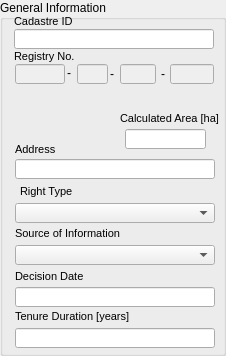
    <widget class="QGroupBox" name="leaseDetailsGBox_5">
     <property name="geometry">
      <rect>
       <x>0</x>
       <y>3</y>
       <width>226</width>
       <height>356</height>
      </rect>
     </property>
     <property name="title">
      <string>General Information</string>
     </property>
     <widget class="QLabel" name="numberLabel_5">
      <property name="geometry">
       <rect>
        <x>14</x>
        <y>8</y>
        <width>200</width>
        <height>20</height>
       </rect>
      </property>
      <property name="minimumSize">
       <size>
        <width>0</width>
        <height>20</height>
       </size>
      </property>
      <property name="maximumSize">
       <size>
        <width>16777215</width>
        <height>20</height>
       </size>
      </property>
      <property name="font">
       <font>
        <pointsize>8</pointsize>
       </font>
      </property>
      <property name="text">
       <string>Cadastre ID</string>
      </property>
      <property name="alignment">
       <set>Qt::AlignBottom|Qt::AlignLeading|Qt::AlignLeft</set>
      </property>
     </widget>
     <widget class="QLabel" name="purposeLabel_5">
      <property name="geometry">
       <rect>
        <x>15</x>
        <y>220</y>
        <width>200</width>
        <height>20</height>
       </rect>
      </property>
      <property name="minimumSize">
       <size>
        <width>0</width>
        <height>20</height>
       </size>
      </property>
      <property name="maximumSize">
       <size>
        <width>16777215</width>
        <height>20</height>
       </size>
      </property>
      <property name="font">
       <font>
        <pointsize>8</pointsize>
       </font>
      </property>
      <property name="text">
       <string>Source of Information</string>
      </property>
      <property name="alignment">
       <set>Qt::AlignBottom|Qt::AlignLeading|Qt::AlignLeft</set>
      </property>
     </widget>
     <widget class="QLabel" name="applicationDateLabel_36">
      <property name="geometry">
       <rect>
        <x>14</x>
        <y>43</y>
        <width>200</width>
        <height>20</height>
       </rect>
      </property>
      <property name="minimumSize">
       <size>
        <width>0</width>
        <height>20</height>
       </size>
      </property>
      <property name="maximumSize">
       <size>
        <width>16777215</width>
        <height>20</height>
       </size>
      </property>
      <property name="font">
       <font>
        <pointsize>8</pointsize>
       </font>
      </property>
      <property name="text">
       <string>Registry No.</string>
      </property>
      <property name="alignment">
       <set>Qt::AlignBottom|Qt::AlignLeading|Qt::AlignLeft</set>
      </property>
     </widget>
     <widget class="QComboBox" name="a_source_cbox">
      <property name="geometry">
       <rect>
        <x>15</x>
        <y>245</y>
        <width>200</width>
        <height>20</height>
       </rect>
      </property>
      <property name="minimumSize">
       <size>
        <width>0</width>
        <height>20</height>
       </size>
      </property>
      <property name="maximumSize">
       <size>
        <width>16777215</width>
        <height>20</height>
       </size>
      </property>
     </widget>
     <widget class="QLabel" name="applicationDateLabel_37">
      <property name="geometry">
       <rect>
        <x>20</x>
        <y>178</y>
        <width>200</width>
        <height>20</height>
       </rect>
      </property>
      <property name="minimumSize">
       <size>
        <width>0</width>
        <height>20</height>
       </size>
      </property>
      <property name="maximumSize">
       <size>
        <width>16777215</width>
        <height>20</height>
       </size>
      </property>
      <property name="font">
       <font>
        <pointsize>8</pointsize>
       </font>
      </property>
      <property name="text">
       <string>Right Type</string>
      </property>
      <property name="alignment">
       <set>Qt::AlignBottom|Qt::AlignLeading|Qt::AlignLeft</set>
      </property>
     </widget>
     <widget class="QLabel" name="beginDateLabel_5">
      <property name="geometry">
       <rect>
        <x>15</x>
        <y>263</y>
        <width>200</width>
        <height>20</height>
       </rect>
      </property>
      <property name="minimumSize">
       <size>
        <width>0</width>
        <height>20</height>
       </size>
      </property>
      <property name="maximumSize">
       <size>
        <width>16777215</width>
        <height>20</height>
       </size>
      </property>
      <property name="font">
       <font>
        <pointsize>8</pointsize>
       </font>
      </property>
      <property name="text">
       <string>Decision Date</string>
      </property>
      <property name="alignment">
       <set>Qt::AlignBottom|Qt::AlignLeading|Qt::AlignLeft</set>
      </property>
     </widget>
     <widget class="QLineEdit" name="a_duration_edit">
      <property name="geometry">
       <rect>
        <x>15</x>
        <y>328</y>
        <width>200</width>
        <height>20</height>
       </rect>
      </property>
      <property name="minimumSize">
       <size>
        <width>0</width>
        <height>20</height>
       </size>
      </property>
      <property name="maximumSize">
       <size>
        <width>16777215</width>
        <height>20</height>
       </size>
      </property>
      <property name="font">
       <font>
        <pointsize>8</pointsize>
       </font>
      </property>
      <property name="readOnly">
       <bool>true</bool>
      </property>
     </widget>
     <widget class="QLabel" name="applicationDateLabel_38">
      <property name="geometry">
       <rect>
        <x>15</x>
        <y>303</y>
        <width>200</width>
        <height>20</height>
       </rect>
      </property>
      <property name="minimumSize">
       <size>
        <width>0</width>
        <height>20</height>
       </size>
      </property>
      <property name="maximumSize">
       <size>
        <width>16777215</width>
        <height>20</height>
       </size>
      </property>
      <property name="font">
       <font>
        <pointsize>8</pointsize>
       </font>
      </property>
      <property name="text">
       <string>Tenure Duration [years]</string>
      </property>
      <property name="alignment">
       <set>Qt::AlignBottom|Qt::AlignLeading|Qt::AlignLeft</set>
      </property>
     </widget>
     <widget class="QLineEdit" name="a_cadastreId_edit">
      <property name="geometry">
       <rect>
        <x>14</x>
        <y>29</y>
        <width>200</width>
        <height>20</height>
       </rect>
      </property>
      <property name="minimumSize">
       <size>
        <width>0</width>
        <height>20</height>
       </size>
      </property>
      <property name="maximumSize">
       <size>
        <width>16777215</width>
        <height>20</height>
       </size>
      </property>
      <property name="font">
       <font>
        <pointsize>8</pointsize>
       </font>
      </property>
      <property name="readOnly">
       <bool>true</bool>
      </property>
     </widget>
     <widget class="QComboBox" name="a_right_type_cbox">
      <property name="geometry">
       <rect>
        <x>15</x>
        <y>203</y>
        <width>200</width>
        <height>20</height>
       </rect>
      </property>
      <property name="minimumSize">
       <size>
        <width>0</width>
        <height>20</height>
       </size>
      </property>
      <property name="maximumSize">
       <size>
        <width>16777215</width>
        <height>20</height>
       </size>
      </property>
     </widget>
     <widget class="QLineEdit" name="a_calculated_area_edit">
      <property name="geometry">
       <rect>
        <x>125</x>
        <y>129</y>
        <width>81</width>
        <height>20</height>
       </rect>
      </property>
      <property name="minimumSize">
       <size>
        <width>0</width>
        <height>20</height>
       </size>
      </property>
      <property name="maximumSize">
       <size>
        <width>16777215</width>
        <height>20</height>
       </size>
      </property>
      <property name="font">
       <font>
        <pointsize>8</pointsize>
       </font>
      </property>
      <property name="readOnly">
       <bool>true</bool>
      </property>
     </widget>
     <widget class="QLabel" name="applicationDateLabel_39">
      <property name="geometry">
       <rect>
        <x>120</x>
        <y>105</y>
        <width>106</width>
        <height>20</height>
       </rect>
      </property>
      <property name="minimumSize">
       <size>
        <width>0</width>
        <height>20</height>
       </size>
      </property>
      <property name="maximumSize">
       <size>
        <width>16777215</width>
        <height>20</height>
       </size>
      </property>
      <property name="font">
       <font>
        <pointsize>8</pointsize>
       </font>
      </property>
      <property name="text">
       <string>Calculated Area [ha]</string>
      </property>
      <property name="alignment">
       <set>Qt::AlignBottom|Qt::AlignLeading|Qt::AlignLeft</set>
      </property>
     </widget>
     <widget class="QLabel" name="applicationDateLabel_40">
      <property name="geometry">
       <rect>
        <x>15</x>
        <y>136</y>
        <width>200</width>
        <height>20</height>
       </rect>
      </property>
      <property name="minimumSize">
       <size>
        <width>0</width>
        <height>20</height>
       </size>
      </property>
      <property name="maximumSize">
       <size>
        <width>16777215</width>
        <height>20</height>
       </size>
      </property>
      <property name="font">
       <font>
        <pointsize>8</pointsize>
       </font>
      </property>
      <property name="text">
       <string>Address</string>
      </property>
      <property name="alignment">
       <set>Qt::AlignBottom|Qt::AlignLeading|Qt::AlignLeft</set>
      </property>
     </widget>
     <widget class="QLineEdit" name="a_address_edit">
      <property name="geometry">
       <rect>
        <x>15</x>
        <y>159</y>
        <width>200</width>
        <height>20</height>
       </rect>
      </property>
      <property name="minimumSize">
       <size>
        <width>0</width>
        <height>20</height>
       </size>
      </property>
      <property name="maximumSize">
       <size>
        <width>16777215</width>
        <height>20</height>
       </size>
      </property>
      <property name="font">
       <font>
        <pointsize>8</pointsize>
       </font>
      </property>
      <property name="readOnly">
       <bool>true</bool>
      </property>
     </widget>
     <widget class="QLineEdit" name="a_decision_date_edit">
      <property name="geometry">
       <rect>
        <x>15</x>
        <y>287</y>
        <width>200</width>
        <height>20</height>
       </rect>
      </property>
      <property name="minimumSize">
       <size>
        <width>0</width>
        <height>20</height>
       </size>
      </property>
      <property name="maximumSize">
       <size>
        <width>16777215</width>
        <height>20</height>
       </size>
      </property>
      <property name="font">
       <font>
        <pointsize>8</pointsize>
       </font>
      </property>
      <property name="readOnly">
       <bool>true</bool>
      </property>
     </widget>
     <widget class="QLineEdit" name="agriculture_num_first_edit">
      <property name="enabled">
       <bool>false</bool>
      </property>
      <property name="geometry">
       <rect>
        <x>15</x>
        <y>64</y>
        <width>50</width>
        <height>20</height>
       </rect>
      </property>
     </widget>
     <widget class="QLabel" name="label_52">
      <property name="geometry">
       <rect>
        <x>67</x>
        <y>65</y>
        <width>16</width>
        <height>16</height>
       </rect>
      </property>
      <property name="text">
       <string>-</string>
      </property>
     </widget>
     <widget class="QLabel" name="label_53">
      <property name="geometry">
       <rect>
        <x>161</x>
        <y>66</y>
        <width>16</width>
        <height>16</height>
       </rect>
      </property>
      <property name="text">
       <string>-</string>
      </property>
     </widget>
     <widget class="QLabel" name="label_54">
      <property name="geometry">
       <rect>
        <x>110</x>
        <y>66</y>
        <width>16</width>
        <height>16</height>
       </rect>
      </property>
      <property name="text">
       <string>-</string>
      </property>
     </widget>
     <widget class="QLineEdit" name="agriculture_num_last_edit">
      <property name="enabled">
       <bool>false</bool>
      </property>
      <property name="geometry">
       <rect>
        <x>170</x>
        <y>64</y>
        <width>44</width>
        <height>20</height>
       </rect>
      </property>
     </widget>
     <widget class="QLineEdit" name="agriculture_num_middle_edit">
      <property name="enabled">
       <bool>false</bool>
      </property>
      <property name="geometry">
       <rect>
        <x>120</x>
        <y>64</y>
        <width>36</width>
        <height>20</height>
       </rect>
      </property>
     </widget>
     <widget class="QLineEdit" name="agriculture_num_type_edit">
      <property name="enabled">
       <bool>false</bool>
      </property>
      <property name="geometry">
       <rect>
        <x>77</x>
        <y>64</y>
        <width>31</width>
        <height>20</height>
       </rect>
      </property>
     </widget>
    </widget>
